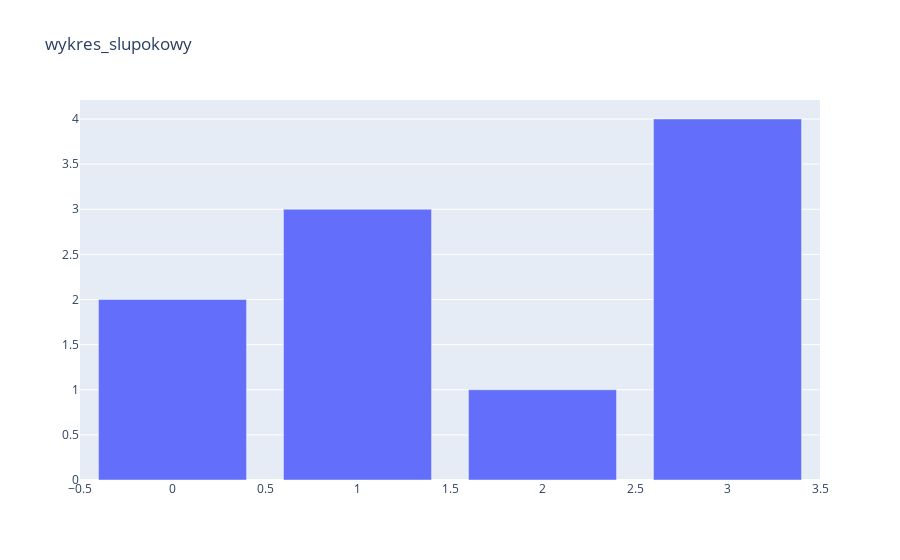

Notebook cell for this chart:
### Code cell
fig = go.Figure(
    data=go.Bar(y=[2,3,1,4]), 
    layout=go.Layout(title_text='wykres_slupokowy')
)
fig.write_html('bar.html')
fig.show()

### Figure 1 — Plotly figure (JSON) as saved in the notebook; plotly's stock layout.template omitted (floating-point values rounded to 4 significant figures)
{"data": [{"type": "bar", "y": [2, 3, 1, 4]}], "layout": {"title": {"text": "wykres_slupokowy"}}}
